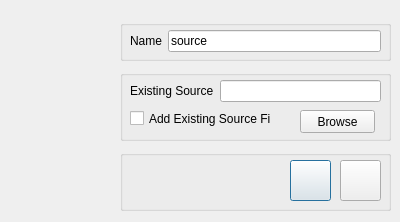
<?xml version="1.0" encoding="UTF-8"?>
<ui version="4.0">
 <class>FrmNewSource</class>
 <widget class="QDialog" name="FrmNewSource">
  <property name="geometry">
   <rect>
    <x>0</x>
    <y>0</y>
    <width>400</width>
    <height>222</height>
   </rect>
  </property>
  <property name="windowTitle">
   <string>New Source</string>
  </property>
  <widget class="QLabel" name="label">
   <property name="geometry">
    <rect>
     <x>10</x>
     <y>10</y>
     <width>111</width>
     <height>111</height>
    </rect>
   </property>
   <property name="text">
    <string/>
   </property>
   <property name="pixmap">
    <pixmap resource="icons.qrc">:/icons/icons/addSourceBig.png</pixmap>
   </property>
  </widget>
  <widget class="QGroupBox" name="groupBox">
   <property name="geometry">
    <rect>
     <x>120</x>
     <y>20</y>
     <width>271</width>
     <height>41</height>
    </rect>
   </property>
   <property name="title">
    <string/>
   </property>
   <widget class="QWidget" name="formLayoutWidget">
    <property name="geometry">
     <rect>
      <x>10</x>
      <y>10</y>
      <width>251</width>
      <height>22</height>
     </rect>
    </property>
    <layout class="QFormLayout" name="formLayout">
     <property name="fieldGrowthPolicy">
      <enum>QFormLayout::AllNonFixedFieldsGrow</enum>
     </property>
     <item row="0" column="0">
      <widget class="QLabel" name="label_2">
       <property name="text">
        <string>Name</string>
       </property>
      </widget>
     </item>
     <item row="0" column="1">
      <widget class="QLineEdit" name="txtSourceName">
       <property name="text">
        <string>source</string>
       </property>
      </widget>
     </item>
    </layout>
   </widget>
  </widget>
  <widget class="QGroupBox" name="groupBox_2">
   <property name="geometry">
    <rect>
     <x>120</x>
     <y>150</y>
     <width>271</width>
     <height>61</height>
    </rect>
   </property>
   <property name="title">
    <string/>
   </property>
   <widget class="QPushButton" name="btnOk">
    <property name="geometry">
     <rect>
      <x>170</x>
      <y>10</y>
      <width>41</width>
      <height>41</height>
     </rect>
    </property>
    <property name="text">
     <string/>
    </property>
    <property name="icon">
     <iconset resource="icons.qrc">
      <normaloff>:/icons/icons/ok.png</normaloff>:/icons/icons/ok.png</iconset>
    </property>
    <property name="iconSize">
     <size>
      <width>32</width>
      <height>32</height>
     </size>
    </property>
   </widget>
   <widget class="QPushButton" name="btnCancel">
    <property name="geometry">
     <rect>
      <x>220</x>
      <y>10</y>
      <width>41</width>
      <height>41</height>
     </rect>
    </property>
    <property name="text">
     <string/>
    </property>
    <property name="icon">
     <iconset resource="icons.qrc">
      <normaloff>:/icons/icons/cancel.png</normaloff>:/icons/icons/cancel.png</iconset>
    </property>
    <property name="iconSize">
     <size>
      <width>32</width>
      <height>32</height>
     </size>
    </property>
   </widget>
  </widget>
  <widget class="QGroupBox" name="groupBox_3">
   <property name="geometry">
    <rect>
     <x>120</x>
     <y>70</y>
     <width>271</width>
     <height>71</height>
    </rect>
   </property>
   <property name="title">
    <string/>
   </property>
   <widget class="QWidget" name="formLayoutWidget_2">
    <property name="geometry">
     <rect>
      <x>10</x>
      <y>10</y>
      <width>251</width>
      <height>22</height>
     </rect>
    </property>
    <layout class="QFormLayout" name="formLayout_2">
     <property name="fieldGrowthPolicy">
      <enum>QFormLayout::AllNonFixedFieldsGrow</enum>
     </property>
     <item row="0" column="0">
      <widget class="QLabel" name="label_3">
       <property name="text">
        <string>Existing Source</string>
       </property>
      </widget>
     </item>
     <item row="0" column="1">
      <widget class="QLineEdit" name="txtSrcPath">
       <property name="text">
        <string/>
       </property>
      </widget>
     </item>
    </layout>
   </widget>
   <widget class="QCheckBox" name="chkAddExisting">
    <property name="geometry">
     <rect>
      <x>10</x>
      <y>40</y>
      <width>141</width>
      <height>17</height>
     </rect>
    </property>
    <property name="text">
     <string>Add Existing Source File</string>
    </property>
   </widget>
   <widget class="QPushButton" name="btnBrowse">
    <property name="geometry">
     <rect>
      <x>180</x>
      <y>40</y>
      <width>75</width>
      <height>23</height>
     </rect>
    </property>
    <property name="text">
     <string>Browse</string>
    </property>
   </widget>
  </widget>
 </widget>
 <tabstops>
  <tabstop>txtSourceName</tabstop>
  <tabstop>txtSrcPath</tabstop>
  <tabstop>chkAddExisting</tabstop>
  <tabstop>btnBrowse</tabstop>
  <tabstop>btnOk</tabstop>
  <tabstop>btnCancel</tabstop>
 </tabstops>
 <resources>
  <include location="icons.qrc"/>
 </resources>
 <connections/>
</ui>
